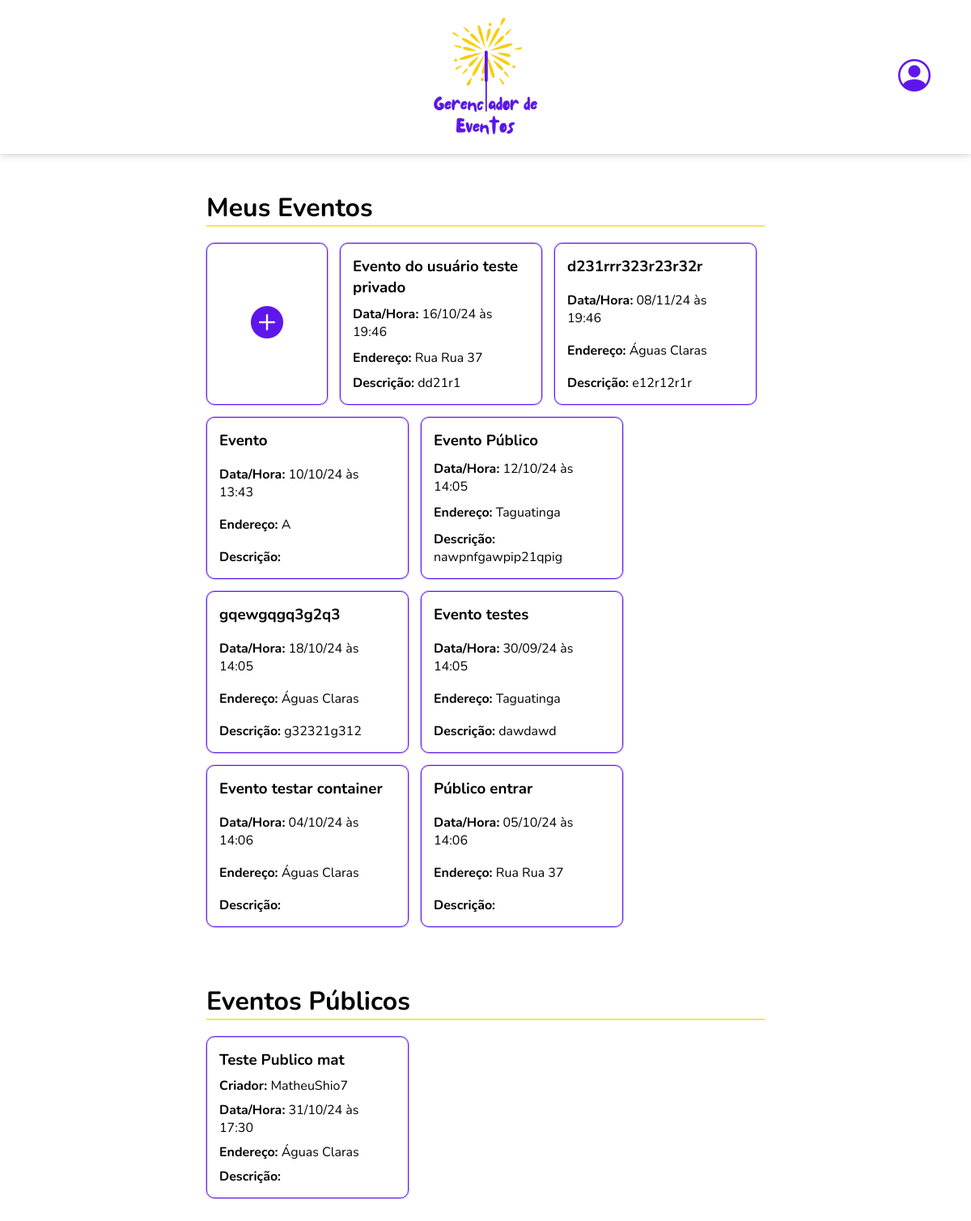
/usuarios/principal/ (signed in), run on an earlier commit of the app's database.
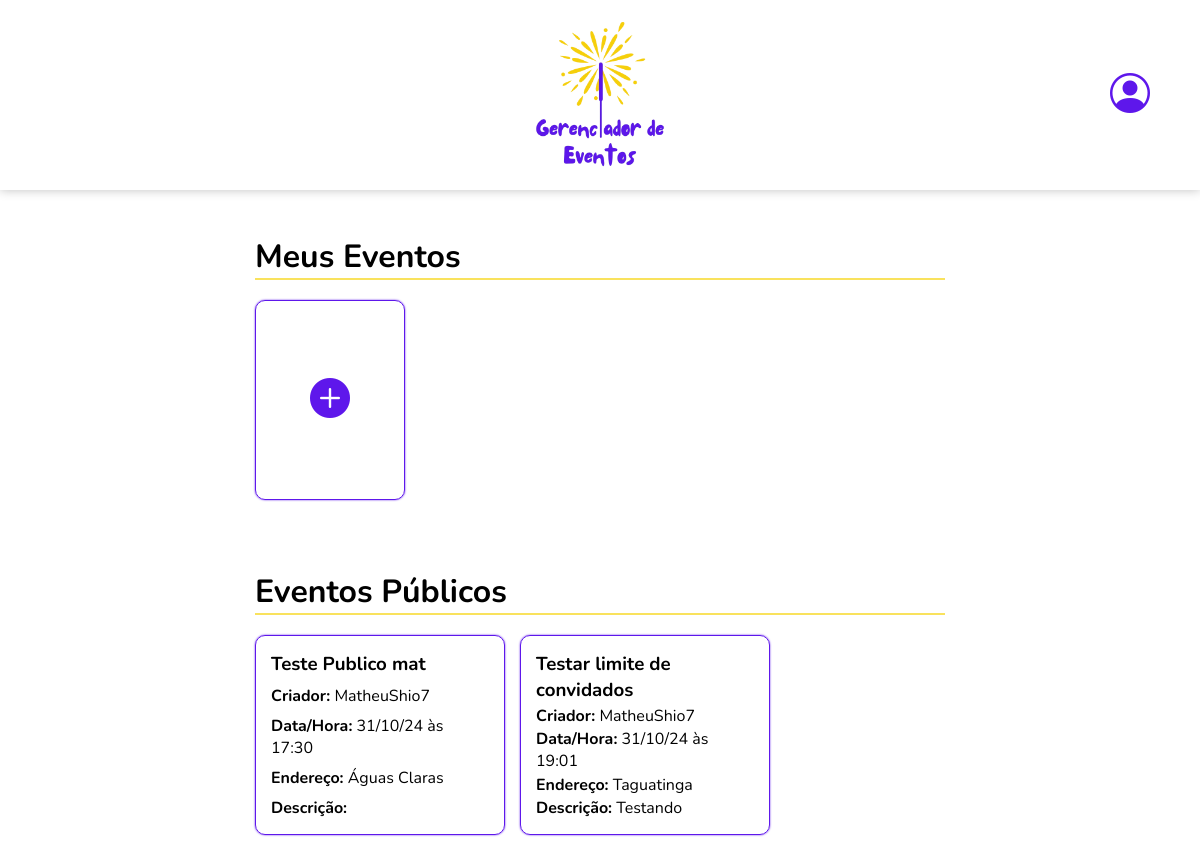
And on a later commit of the database.
### eventos/models.py (models this page shows)
class Evento(models.Model):
    nome = models.CharField(max_length=100)
    data_hora = models.DateTimeField()
    endereco = models.CharField(max_length=255)
    descricao = models.TextField(blank=True, null=True)
    limite_convidados = models.PositiveIntegerField()
    visibilidade = models.CharField(max_length=7, choices=[('publico', 'Público'), ('privado', 'Privado')])
    criador = models.ForeignKey(Usuario, on_delete=models.CASCADE)
    convidados = models.ManyToManyField(Usuario, related_name='eventos_inscritos', blank=True)

### usuarios/models.py (models this page shows)
class Usuario(AbstractUser):
    data_nascimento = models.DateField(null=True, blank=True)
    sexo = models.CharField(max_length=1, choices=[('M', 'Masculino'), ('F', 'Feminino')])

### usuarios/views.py (the view)
# urls.py: path('principal/', views.pagina_principal, name='pagina_principal'),
@login_required
def pagina_principal(request):
    eventos_usuario = Evento.objects.filter(
        Q(criador=request.user) | Q(convidados=request.user)
    ).distinct()
    eventos_publicos = Evento.objects.filter(visibilidade='publico').exclude(
        Q(convidados=request.user) | Q(criador=request.user)
    )
    context = {
        'eventos_usuario': eventos_usuario,  # Meus eventos (criados ou inscritos)
        'eventos_publicos': eventos_publicos,  # Eventos públicos (não inscritos)
    }
    return render(request, 'usuarios/pagina_principal.html', context)

### usuarios/templates/usuarios/pagina_principal.html (shortened to what this page needs)
<!DOCTYPE html>
<html lang="pt-br">
<head>
    <link rel="stylesheet" href="https://cdn.jsdelivr.net/npm/bootstrap-icons/font/bootstrap-icons.css">
    {% load static %}
    <link rel="stylesheet" href="{% static 'setup/estilo_padrao.css' %}">
    <link rel="stylesheet" href="{% static 'css/pagina_principal.css' %}">
</head>
<body>
    <header>
        <img src="{% static 'images/event-manager.png' %}" alt="Logo Gerenciador de Eventos">
        <a href="{% url 'perfil_usuario' %}" class="btn-perfil">
            <i class="bi bi-person-circle"></i>
        </a>
    </header>
    <div class="section">
        <h1>Meus Eventos</h1>
        <hr class="hr-eventos">
        <div class="meus-eventos">
            <a href="{% url 'criar_evento' %}" class="create-event-btn">
                <i class="bi bi-plus-circle-fill"></i>
            </a>
            {% for evento in eventos_usuario %}
                <a href="{% url 'detalhes_evento' evento.id %}" class="event-card-link">
                    <div class="event-card">
                        <h3>{{ evento.nome }}</h3>
                        <p><strong>Data/Hora:</strong> {{ evento.data_hora|date:"d/m/y \à\s H:i" }}</p>
                        <p><strong>Endereço:</strong> {{ evento.endereco }}</p>
                        <p class="descricao"><strong>Descrição:</strong> {{ evento.descricao }}</p>
                    </div>
                </a>
            {% endfor %}
        </div>
    </div>
    <div class="section eventos-publicos-section">
        <h1>Eventos Públicos</h1>
        <hr class="hr-eventos">
        <div class="eventos-publicos">
            {% if eventos_publicos %}
                {% for evento in eventos_publicos %}
                    <a href="{% url 'detalhes_evento' evento.id %}" class="event-card-link">
                        <div class="event-card">
                            <h3>{{ evento.nome }}</h3>
                            <p><strong>Criador:</strong> {{ evento.criador.username }}</p>
                            <p><strong>Data/Hora:</strong> {{ evento.data_hora|date:"d/m/y \à\s H:i" }}</p>
                            <p><strong>Endereço:</strong> {{ evento.endereco }}</p>
                            <p class="descricao"><strong>Descrição:</strong> {{ evento.descricao }}</p>
                        </div>
                    </a>
                {% endfor %}
            {% else %}
                <p>Atualmente não há eventos públicos disponíveis.</p>
            {% endif %}
        </div>
    </div>
</body>
</html>

### setup/static/setup/estilo_padrao.css (style rules this page uses)
:root { --roxo: #5E17EB; --roxo-hover: #6f27ff; --amarelo: #f6d30ba9; }
* { margin: 0; padding: 0; box-sizing: border-box; }
body { font-family: 'Nunito', sans-serif; }
.hr-eventos { margin-bottom: 20px; border: 1px solid var(--amarelo); }

### usuarios/static/css/pagina_principal.css (style rules this page uses)
header { display: flex; justify-content: center; align-items: center; position: relative; padding: 20px; margin-bottom: 30px; box-shadow: 0 0 10px rgba(0, 0, 0, 0.250); }
header img { display: block; width: 150px; margin: auto; }
.btn-perfil { position: absolute; right: 50px; color: var(--roxo); font-size: 24px; text-decoration: none; transition: 0.3s; }
i { font-size: 40px; }
.section { width: 60%; margin: auto; margin-bottom: 40px; padding: 15px; }
.meus-eventos, .eventos-publicos { display: flex; flex-wrap: wrap; gap: 15px; }
.create-event-btn { display: flex; align-items: center; justify-content: center; width: 150px; height: 200px; color: var(--roxo); border: 1px solid var(--roxo); border-radius: 10px; box-shadow: 0 0 2px var(--roxo); transition: 0.3s; }
.create-event-btn i { font-size: 40px; }
.event-card-link { text-decoration: none; color: black; transition: 0.3s; }
.meus-eventos .event-card, .eventos-publicos .event-card { width: 250px; height: 200px; padding: 15px; box-shadow: 0 0 2px var(--roxo); border: 1px solid var(--roxo); border-radius: 10px; display: flex; flex-direction: column; justify-content: space-between; overflow: hidden; }
.event-card p.descricao { display: -webkit-box; -webkit-line-clamp: 2; -webkit-box-orient: vertical; overflow: hidden; text-overflow: ellipsis; white-space: normal; }

What changed in the data, as far as the page shows it:
removed Evento: nome "Evento do usuário teste privado", data_hora "16/10/24 às 19:46", endereco "Rua Rua 37", descricao "dd21r1", shown under "Meus Eventos"
removed Evento: nome "d231rrr323r23r32r", data_hora "08/11/24 às 19:46", endereco "Águas Claras", descricao "e12r12r1r", shown under "Meus Eventos"
removed Evento: nome "Evento", data_hora "10/10/24 às 13:43", endereco "A", shown under "Meus Eventos"
removed Evento: nome "Evento Público", data_hora "12/10/24 às 14:05", endereco "Taguatinga", descricao "nawpnfgawpip21qpig", shown under "Meus Eventos"
removed Evento: nome "gqewgqgq3g2q3", data_hora "18/10/24 às 14:05", endereco "Águas Claras", descricao "g32321g312", shown under "Meus Eventos"
removed Evento: nome "Evento testes", data_hora "30/09/24 às 14:05", endereco "Taguatinga", descricao "dawdawd", shown under "Meus Eventos"
removed Evento: nome "Evento testar container", data_hora "04/10/24 às 14:06", endereco "Águas Claras", shown under "Meus Eventos"
removed Evento: nome "Público entrar", data_hora "05/10/24 às 14:06", endereco "Rua Rua 37", shown under "Meus Eventos"
added Evento: nome "Testar limite de convidados", criador.username "MatheuShio7", data_hora "31/10/24 às 19:01", endereco "Taguatinga", descricao "Testando", shown under "Eventos Públicos"
